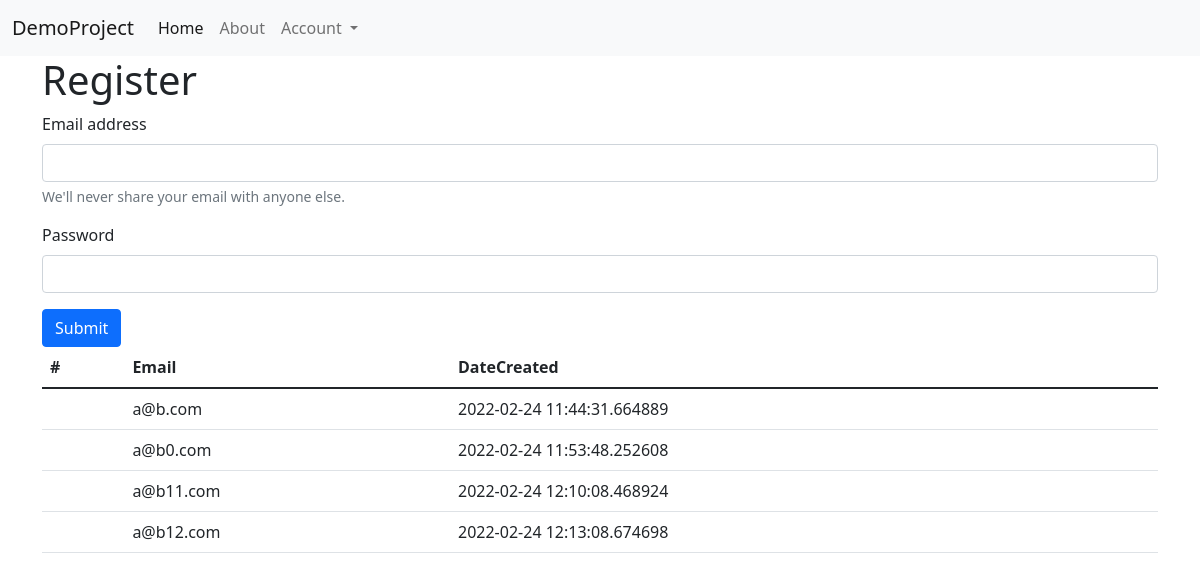
Before: / with the older database file.
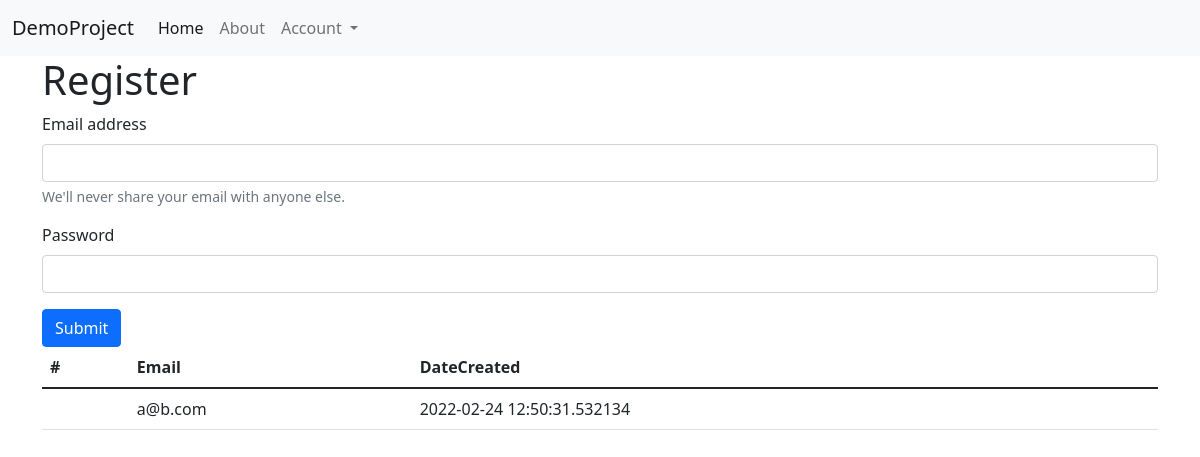
After: the same page with the newer database file.
### app.py (models this page shows)
class Demo(db.Model):
    email = db.Column(db.String(200),unique = True,primary_key=True)
    password = db.Column(db.String(200),nullable = False)
    date_created = db.Column(db.DateTime,default=datetime.utcnow)
    def __repr__(self)->str:
        return f"{self.email}-{self.password}"

### app.py (the view)
@app.route("/",methods=['GET','POST'])
def hello_world():
    allRegistered = Demo.query.all()
    print(allRegistered)
    if request.method == "POST":
        email = request.form['Email1']
        pwd = request.form['password']
        try:
            demo = Demo(email = email,password=pwd)
            db.session.add(demo)
            db.session.commit()
            msg = 'Email registered successfully'
            return redirect('/login')
            return render_template("login.html",allRegistered = allRegistered,msg=msg)
        except exc.IntegrityError:
            db.session.rollback()
            msg = "Email already exists"
            return render_template("index.html",allRegistered = allRegistered,msg=msg)
    else:
        return render_template("index.html",allRegistered = allRegistered)

### templates/index.html (shortened to what this page needs)
<!doctype html>
<html lang="en">
  <head>
    <link href="https://cdn.jsdelivr.net/npm/bootstrap@5.1.3/dist/css/bootstrap.min.css" rel="stylesheet">
  </head>
  <body>
    <nav class="navbar navbar-expand-lg navbar-light bg-light">
        <div class="container-fluid">
          <a class="navbar-brand" href="/">DemoProject</a>
          <div class="collapse navbar-collapse" id="navbarSupportedContent">
            <ul class="navbar-nav me-auto mb-2 mb-lg-0">
              <li class="nav-item">
                <a class="nav-link active" aria-current="page" href="/">Home</a>
              </li>
              <li class="nav-item">
                <a class="nav-link" href="#">About</a>
              </li>
              <li class="nav-item dropdown">
                <a class="nav-link dropdown-toggle" href="#" id="navbarDropdown" role="button" data-bs-toggle="dropdown" aria-expanded="false">
                  Account
                </a>
              </li>
            </ul>
          </div>
        </div>
      </nav>
    <div class="container">
      {% if not loggedIn %}
      <h1>Register</h1>
        <form method="POST">
            <div class="mb-3">
              <label for="Email1" class="form-label">Email address</label>
              <input type="email" class="form-control" required name="Email1" id="Email1" aria-describedby="emailHelp">
              <div id="emailHelp" class="form-text">We'll never share your email with anyone else.</div>
            </div>
            <div class="mb-3">
              <label for="exampleInputPassword1" class="form-label" >Password</label>
              <input type="password" class="form-control" required pattern="^[a-zA-Z]{10}$" title="Alphabets with length atleast 10" name="password" id="exampleInputPassword1">
            </div>
            <button type="submit" class="btn btn-primary">Submit</button>
          </form>
    </div>
    <div class="container">
        <table class="table">
            <thead>
              <tr>
                <th scope="col">#</th>
                <th scope="col">Email</th>
                <th scope="col">DateCreated</th>
              </tr>
            </thead>
            <tbody>
              {% for reg in allRegistered %}
              <tr>
                <th scope="row">{{reg.sno}}</th>
                <td>{{reg.email}}</td>
                <td>{{reg.date_created}}</td>
              </tr>
              {% endfor %}
            </tbody>
          </table>
          {% else %}
          <h1>Welcome User </h1>
          {% endif %}
    </div>
  </body>
</html>

Changed rows visible on the page:
removed Demo: email "a@b0.com", date_created "2022-02-24 11:53:48.252608"
removed Demo: email "a@b11.com", date_created "2022-02-24 12:10:08.468924"
removed Demo: email "a@b12.com", date_created "2022-02-24 12:13:08.674698"
changed Demo "a@b.com": date_created "2022-02-24 11:44:31.664889" → "2022-02-24 12:50:31.532134"
